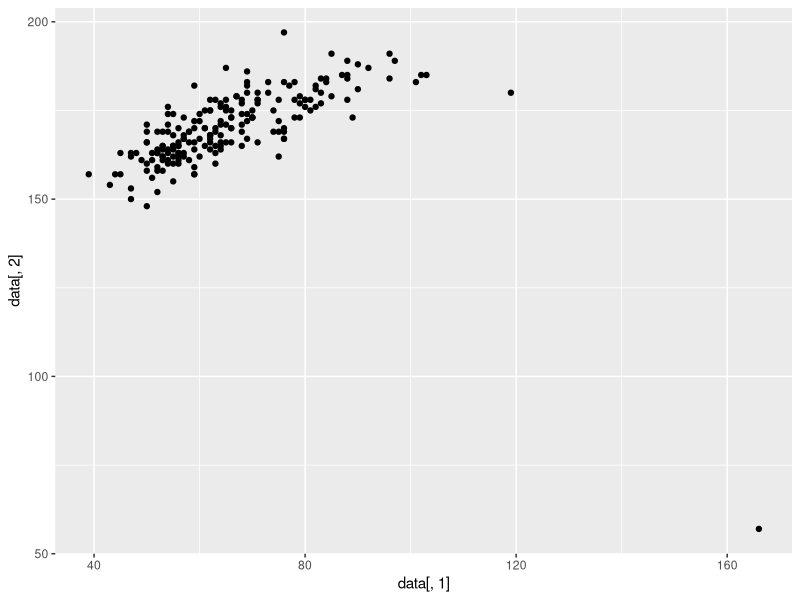
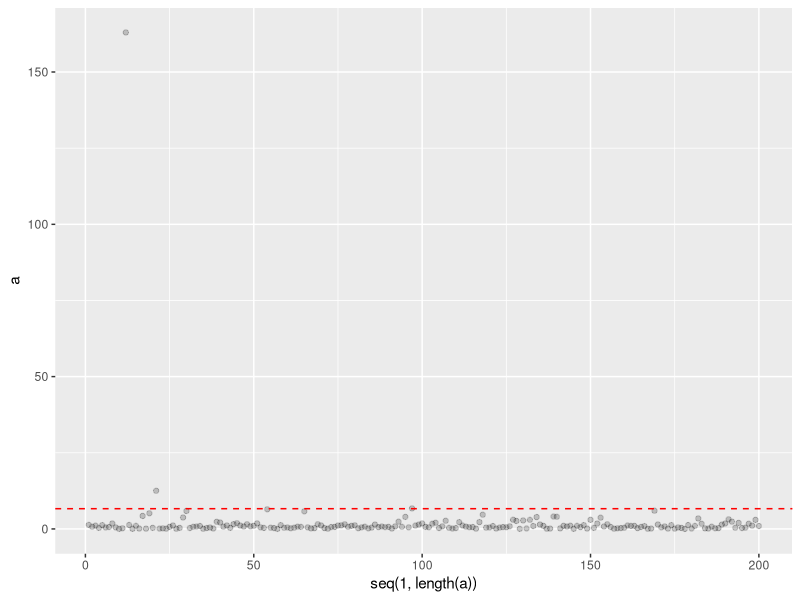

Here is the R script that generated these plots, in order:
#########################################
# file  : 2d-gaussian.R
# auther: norih
# date  : Nov 26th, 2020
# Hotelling's T-squared distribution
# Two Dimension
#########################################
library(car)
library(tidyverse)
data(Davis)

# select weight and height data
data <- Davis %>% 
        select(c(weight, height)) %>% 
        data.matrix()

p <- ggplot(NULL, aes(x=data[,1], y=data[,2])) + geom_point()
ggsave(file = "./ref1/section2/fig2.5.png", plot=p)

mx <- colMeans(data)
Xc <- data - matrix(1, nrow(data), 1 ) %*% mx
Sx <- t(Xc) %*% Xc / nrow(Xc)

a <- rowSums((Xc %*% solve(Sx)) * Xc) #異常度
th <- qchisq(.99, 1)
p <- ggplot(NULL, aes(y=a, x = seq(1,length(a)))) + 
      geom_point(alpha = 1/5) + 
      geom_hline(yintercept = th, colour = "red", linetype = "dashed")

ggsave("./ref1/section2/fig.2.6.png", plot=p)
